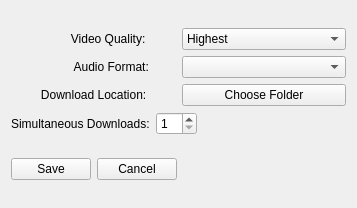
<?xml version="1.0" encoding="UTF-8"?>
<ui version="4.0">
 <class>Form</class>
 <widget class="QWidget" name="Form">
  <property name="geometry">
   <rect>
    <x>0</x>
    <y>0</y>
    <width>357</width>
    <height>208</height>
   </rect>
  </property>
  <property name="windowTitle">
   <string>Download Settings</string>
  </property>
  <layout class="QVBoxLayout" name="verticalLayout_2">
   <item>
    <layout class="QVBoxLayout" name="verticalLayout">
     <item>
      <layout class="QHBoxLayout" name="horizontalLayout">
       <item>
        <widget class="QLabel" name="label">
         <property name="text">
          <string>                  Video Quality:</string>
         </property>
        </widget>
       </item>
       <item>
        <widget class="QComboBox" name="comboBox">
         <item>
          <property name="text">
           <string>Highest</string>
          </property>
         </item>
         <item>
          <property name="text">
           <string>4k</string>
          </property>
         </item>
         <item>
          <property name="text">
           <string>1080p</string>
          </property>
         </item>
         <item>
          <property name="text">
           <string>720p</string>
          </property>
         </item>
         <item>
          <property name="text">
           <string>480p</string>
          </property>
         </item>
         <item>
          <property name="text">
           <string>360p</string>
          </property>
         </item>
        </widget>
       </item>
      </layout>
     </item>
     <item>
      <layout class="QHBoxLayout" name="horizontalLayout_2">
       <item>
        <widget class="QLabel" name="label_2">
         <property name="text">
          <string>                   Audio Format:</string>
         </property>
        </widget>
       </item>
       <item>
        <widget class="QComboBox" name="comboBox_2"/>
       </item>
      </layout>
     </item>
     <item>
      <layout class="QHBoxLayout" name="horizontalLayout_3">
       <item>
        <widget class="QLabel" name="label_3">
         <property name="text">
          <string>         Download Location:</string>
         </property>
        </widget>
       </item>
       <item>
        <widget class="QPushButton" name="pushButton">
         <property name="text">
          <string>Choose Folder</string>
         </property>
        </widget>
       </item>
      </layout>
     </item>
     <item>
      <layout class="QHBoxLayout" name="horizontalLayout_4">
       <item>
        <widget class="QLabel" name="label_4">
         <property name="text">
          <string>Simultaneous Downloads:</string>
         </property>
        </widget>
       </item>
       <item>
        <widget class="QSpinBox" name="spinBox">
         <property name="minimum">
          <number>1</number>
         </property>
        </widget>
       </item>
       <item>
        <spacer name="horizontalSpacer">
         <property name="orientation">
          <enum>Qt::Horizontal</enum>
         </property>
         <property name="sizeHint" stdset="0">
          <size>
           <width>40</width>
           <height>20</height>
          </size>
         </property>
        </spacer>
       </item>
      </layout>
     </item>
    </layout>
   </item>
   <item>
    <layout class="QHBoxLayout" name="horizontalLayout_5">
     <item>
      <widget class="QPushButton" name="pushButton_2">
       <property name="text">
        <string>Save</string>
       </property>
      </widget>
     </item>
     <item>
      <widget class="QPushButton" name="pushButton_3">
       <property name="text">
        <string>Cancel</string>
       </property>
      </widget>
     </item>
     <item>
      <spacer name="horizontalSpacer_2">
       <property name="orientation">
        <enum>Qt::Horizontal</enum>
       </property>
       <property name="sizeHint" stdset="0">
        <size>
         <width>40</width>
         <height>20</height>
        </size>
       </property>
      </spacer>
     </item>
    </layout>
   </item>
  </layout>
 </widget>
 <resources/>
 <connections/>
</ui>
